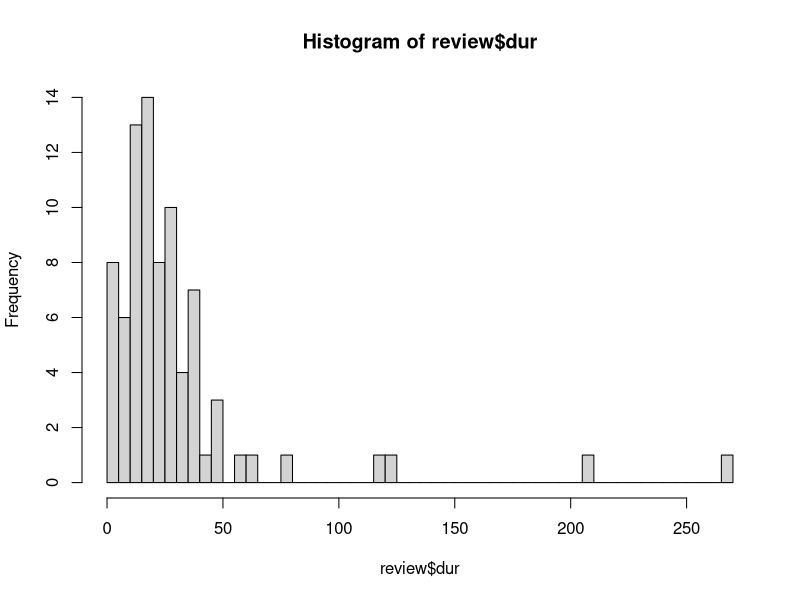
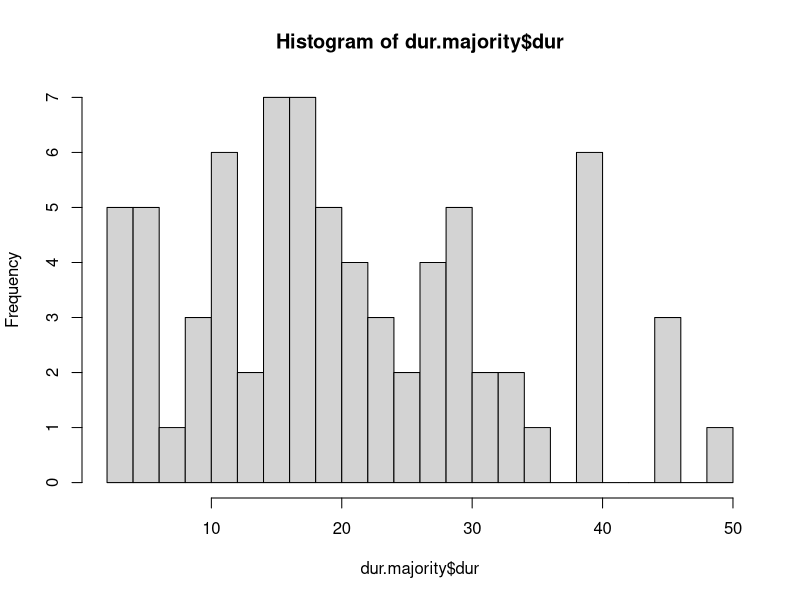
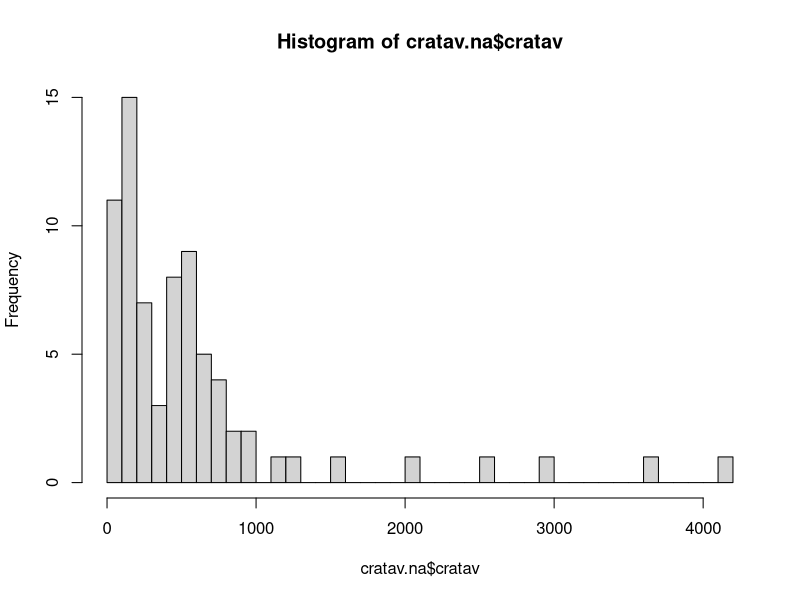
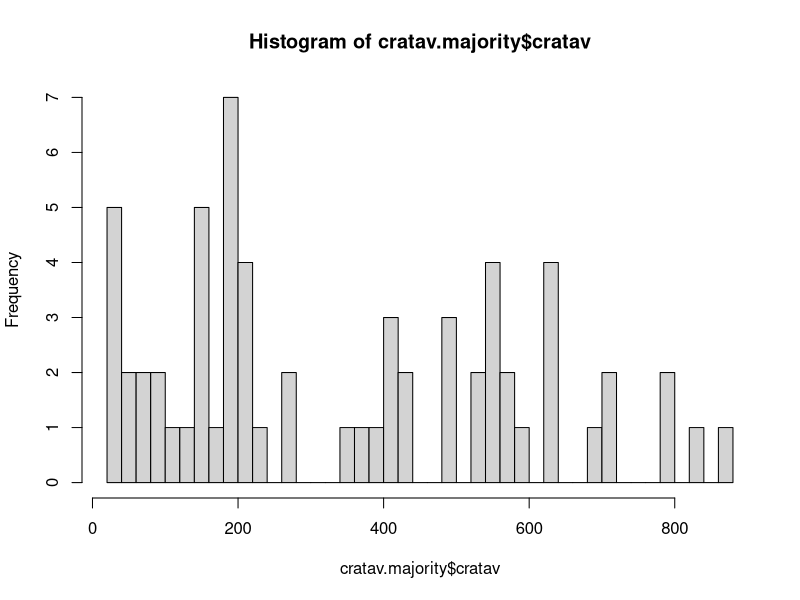
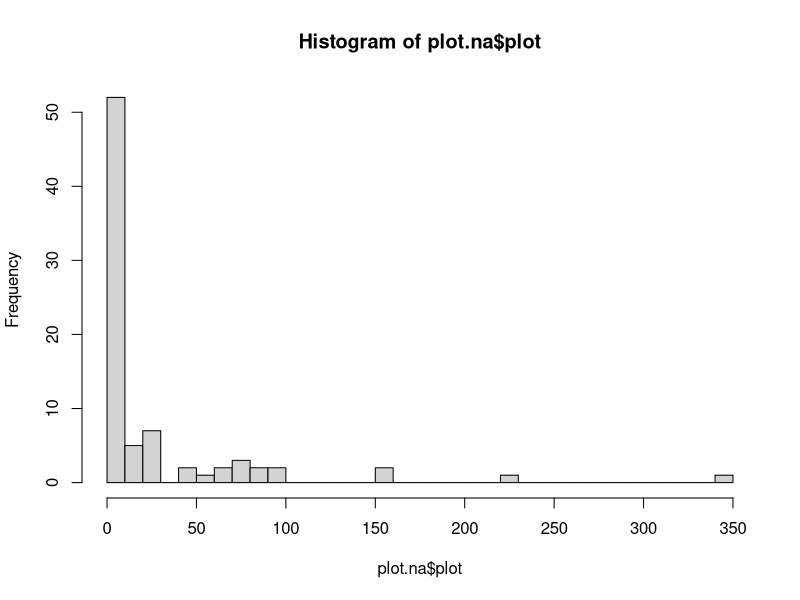
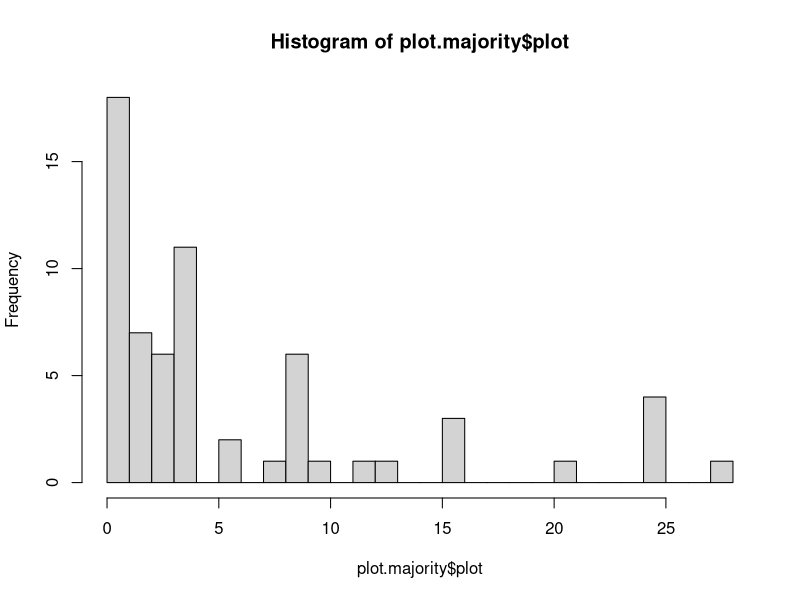

These figures' R source, in order: (Note: this script raises an error after producing the figures.)
library(readxl)
library(tidyverse)

# Load data ---------------------------------------------------------------

review <- read_xlsx("C-addition-studies.xlsx", sheet = "screen_review")

screen1 <- read_xlsx("C-addition-studies.xlsx", sheet = "screen 1_intake")
screen1 <- screen1[ , c(1:2, 48:50)]
colnames(screen1) <- c("authors", "year", "review", "screen2", "screen3")
screen1$authors <- str_split_fixed(screen1$authors, " ", 2)

Mode <- function(x) {
  ux <- unique(x)
  ux[which.max(tabulate(match(x, ux)))]
}


# Biome -------------------------------------------------------------------

bio <- review %>%
  filter(!is.na(biome)) %>% 
  count(biome)
bio <- bio %>% 
  mutate(perc = n / sum(bio$n) * 100)


# Region ------------------------------------------------------------------

reg <- review %>%
  filter(!is.na(region)) %>% 
  count(region)
reg <- reg %>% 
  mutate(perc = n / sum(reg$n) * 100)

reg.usa <- reg %>% 
  filter(str_detect(region, "USA"))
sum(reg.usa$n)
sum(reg.usa$perc)


# Duration ----------------------------------------------------------------

summary(review$dur, na.rm = TRUE)
hist(review$dur, breaks = 40)

# To better see first part of histogram
dur.majority <- review %>% 
  filter(dur < 60)
hist(dur.majority$dur, breaks = 20)


# C type ------------------------------------------------------------------

# This whole thing is a terrible example of code
# Combine counts of studies that tested multiple C types
ctypa.s <- review %>%
  filter(ctypm == "single") %>% 
  count(ctyp1)

ctypa.m <- review %>%
  filter(ctypm == "multiple") %>% 
  select(ctyp2, ctyp3, ctyp4) %>% 
  pivot_longer(everything(), names_to = "col", values_to = "ctyp1") %>% 
  filter(!is.na(ctyp1)) %>% 
  select(ctyp1) %>% 
  count(ctyp1)

ctypa.int <- intersect(ctypa.s$ctyp1, ctypa.m$ctyp1)
ctypa.add.s <- ctypa.s %>% 
  filter(ctyp1 %in% ctypa.int) %>% 
  select(order(colnames(.)))
ctypa.add.m <- ctypa.m %>% 
  filter(ctyp1 %in% ctypa.int) %>% 
  select(order(colnames(.))) %>% 
  mutate(n2 = ctypa.add.s$n) %>% 
  select(-ctyp1) %>% 
  mutate(n = n + n2) %>% 
  select(-n2)
ctypa.add.s <- ctypa.add.s[ , -2]
ctypa.add.s <- cbind(ctypa.add.s, ctypa.add.m)

ctypa.s <- ctypa.s %>% 
  filter(!ctyp1 %in% ctypa.int)
ctypa <- rbind(ctypa.add.s, ctypa.s)

rm(ctypa.add.m, ctypa.add.s, ctypa.m, ctypa.s, ctypa.int)

# Percentages
ctypa <- ctypa %>% 
  mutate(perc = n / sum(ctypa$n) * 100)

ctypm <- review %>%
  filter(!is.na(ctypm)) %>% 
  count(ctypm)
ctypm.sum <- sum(ctypm["n"])
ctypm <- ctypm %>% 
  mutate(perc = n / ctypm.sum * 100)


# C rate ------------------------------------------------------------------

cratav.na <- review %>% 
  filter(!is.na(cratav))
summary(cratav.na$cratav)
hist(cratav.na$cratav, breaks = 40)

# To better see first part of histogram
cratav.majority <- cratav.na %>% 
  filter(cratav < 1000)
hist(cratav.majority$cratav, breaks = 40)


cratm <- review %>%
  filter(!is.na(cratm)) %>% 
  count(cratm)
cratm.sum <- sum(cratm["n"])
cratm <- cratm %>% 
  mutate(perc = n / cratm.sum * 100)



# Reapplication -----------------------------------------------------------

capr <- review %>%
  filter(!is.na(capr)) %>% 
  count(capr)
capr.sum <- sum(capr["n"])
capr <- capr %>% 
  mutate(perc = n / capr.sum * 100)



# Multiple treatments -----------------------------------------------------

# This is what I did for C type and it's still terrible
# Combine counts of studies that tested multiple treatments
mtrt.s <- review %>%
  filter(mtrtn == 1) %>% 
  count(mtrt1)

mtrt.m <- review %>%
  filter(mtrtn != 1) %>% 
  select(mtrt2, mtrt3) %>% 
  pivot_longer(everything(), names_to = "col", values_to = "mtrt1") %>% 
  filter(!is.na(mtrt1)) %>% 
  select(mtrt1) %>% 
  count(mtrt1)

mtrt.int <- intersect(mtrt.s$mtrt1, mtrt.m$mtrt1)
mtrt.add.s <- mtrt.s %>% 
  filter(mtrt1 %in% mtrt.int) %>% 
  select(order(colnames(.)))
mtrt.add.m <- mtrt.m %>% 
  filter(mtrt1 %in% mtrt.int) %>% 
  select(order(colnames(.))) %>% 
  mutate(n2 = mtrt.add.s$n) %>% 
  select(-mtrt1) %>% 
  mutate(n = n + n2) %>% 
  select(-n2)
mtrt.add.s <- mtrt.add.s[ , -2]
mtrt.add.s <- cbind(mtrt.add.s, mtrt.add.m)

mtrt.s <- mtrt.s %>% 
  filter(!mtrt1 %in% mtrt.int)
mtrt <- rbind(mtrt.add.s, mtrt.s)

rm(mtrt.add.m, mtrt.add.s, mtrt.m, mtrt.s, mtrt.int)

# Percentages
mtrt <- mtrt %>% 
  mutate(perc = n / sum(mtrt$n) * 100)

mtrtn <- review %>%
  filter(!is.na(mtrtn)) %>% 
  count(mtrtn)
mtrtn.sum <- sum(mtrtn["n"])
mtrtn <- mtrtn %>% 
  mutate(perc = n / mtrtn.sum * 100)


# Absolute percentages
mtrt.absolute <- mtrt %>% 
  mutate(perc = n / dim(review)[1] * 100)




# Cost --------------------------------------------------------------------

cost <- review %>%
  filter(!is.na(cost)) %>% 
  count(cost)
cost.sum <- sum(cost["n"])
cost <- cost %>% 
  mutate(perc = n / cost.sum * 100)


# Plot size ---------------------------------------------------------------

plot.na <- review %>% 
  filter(!str_detect(plot, "not")) %>% 
  mutate(plot = round(as.numeric(plot), 2))
summary(plot.na$plot)
hist(plot.na$plot, breaks = 30)

# To better see first part of histogram
plot.majority <- plot.na %>% 
  filter(plot < 30)
hist(plot.majority$plot, breaks = 20)

Mode(plot.na$plot)


# Peer review -------------------------------------------------------------

peer <- review %>%
  count(peer)
peer.sum <- sum(peer["n"])
peer <- peer %>% 
  mutate(perc = n / peer.sum * 100)



# Difference between screen 2 and review ----------------------------------

yscrn2.nrev <- screen1 %>% 
  filter(review == "no", screen2 == "yes")

nscrn2.ynrev <- screen1 %>% 
  filter(review == "yes", screen2 == "no") # 15, incompatible experiments

save.image(".RData/systematic-review.RData")
save.image("RMarkdown/systematic-review.RData")

